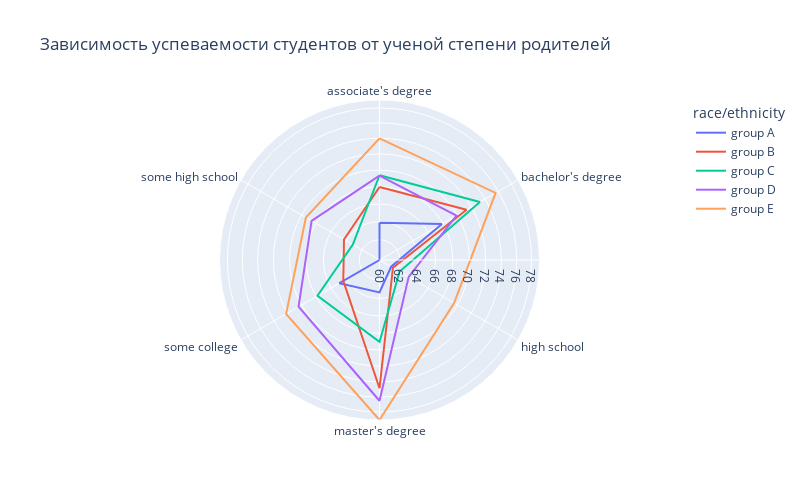

Here is the notebook cell this chart was saved with:
### Markdown cell above
Теперь визуализируем для лучшей интерпретируемости.

### Code cell
plot = px.line_polar(race_parent_level_sp_df.reset_index(),
              r='total score',
              theta='parental level of education',
              color='race/ethnicity', log_r=True,
              line_close=True, width=800, height=500,
              title='Зависимость успеваемости студентов от ученой степени родителей')
plot.show()

### Figure 1 — Plotly figure (JSON) as saved in the notebook; plotly's stock layout.template omitted (floating-point values rounded to 4 significant figures)
{"data": [{"hovertemplate": "race/ethnicity=group A<br>total score=%{r}<br>parental level of education=%{theta}<extra></extra>", "legendgroup": "group A", "line": {"color": "#636efa", "dash": "solid"}, "mode": "lines", "name": "group A", "r": [63.88, 67.86, 61.28, 63.33, 64.89, 59.86, 63.88], "showlegend": true, "subplot": "polar", "theta": ["associate's degree", "bachelor's degree", "high school", "master's degree", "some college", "some high school", "associate's degree"], "type": "scatterpolar"}, {"hovertemplate": "race/ethnicity=group B<br>total score=%{r}<br>parental level of education=%{theta}<extra></extra>", "legendgroup": "group B", "line": {"color": "#EF553B", "dash": "solid"}, "mode": "lines", "name": "group B", "r": [67.98, 71.3, 61.5, 74.83, 64.38, 64.29, 67.98], "showlegend": true, "subplot": "polar", "theta": ["associate's degree", "bachelor's degree", "high school", "master's degree", "some college", "some high school", "associate's degree"], "type": "scatterpolar"}, {"hovertemplate": "race/ethnicity=group C<br>total score=%{r}<br>parental level of education=%{theta}<extra></extra>", "legendgroup": "group C", "line": {"color": "#00cc96", "dash": "solid"}, "mode": "lines", "name": "group C", "r": [69.38, 73.24, 62.33, 69.04, 67.81, 63.16, 69.38], "showlegend": true, "subplot": "polar", "theta": ["associate's degree", "bachelor's degree", "high school", "master's degree", "some college", "some high school", "associate's degree"], "type": "scatterpolar"}, {"hovertemplate": "race/ethnicity=group D<br>total score=%{r}<br>parental level of education=%{theta}<extra></extra>", "legendgroup": "group D", "line": {"color": "#ab63fa", "dash": "solid"}, "mode": "lines", "name": "group D", "r": [69.33, 69.87, 63.48, 76.48, 70.44, 68.61, 69.33], "showlegend": true, "subplot": "polar", "theta": ["associate's degree", "bachelor's degree", "high school", "master's degree", "some college", "some high school", "associate's degree"], "type": "scatterpolar"}, {"hovertemplate": "race/ethnicity=group E<br>total score=%{r}<br>parental level of education=%{theta}<extra></extra>", "legendgroup": "group E", "line": {"color": "#FFA15A", "dash": "solid"}, "mode": "lines", "name": "group E", "r": [73.97, 75.59, 69.55, 79.08, 72.22, 69.41, 73.97], "showlegend": true, "subplot": "polar", "theta": ["associate's degree", "bachelor's degree", "high school", "master's degree", "some college", "some high school", "associate's degree"], "type": "scatterpolar"}], "layout": {"height": 500, "legend": {"title": {"text": "race/ethnicity"}, "tracegroupgap": 0}, "polar": {"angularaxis": {"direction": "clockwise", "rotation": 90}, "domain": {"x": [0, 1], "y": [0, 1]}, "radialaxis": {"type": "log"}}, "title": {"text": "Зависимость успеваемости студентов от ученой степени родителей"}, "width": 800}}
